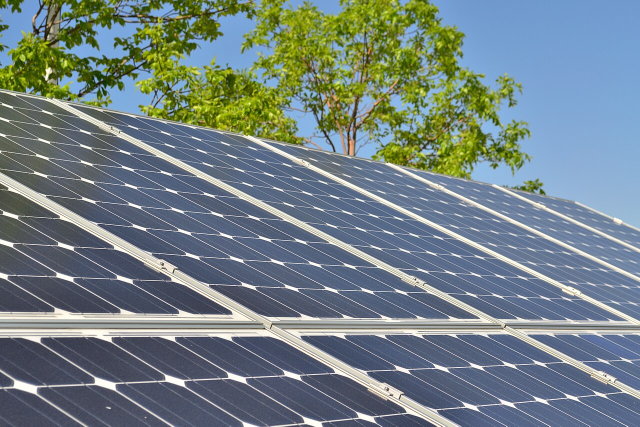
#> input picture eval/dataset/base/panel_front_closeup.jpg, 1280 x 853 px (shown at 1/2 size); its folder holds 8 pictures in this run
$ python make_demo_images.py
#> lines starting #> are read from the running program, lines starting #| are printed output that depends on the picture; after the words box and inside, x2 and y2 are one past the last pixel; in counts of white or black regions, pixels touching at a corner belong together
### eval/scenarios.py
import json
from pathlib import Path

import cv2

from services.perception import panels

DATASET = Path(__file__).parent / "dataset"
MAX_SIDE = 800
BBOX_LESIONS = ("crack_at", "hotspot_at", "delamination_at", "faint_spot_at")
CELL_LESIONS = ("with_crack", "with_hotspot", "with_delamination", "with_faint_spot")


def load(path=None):
    return json.loads(Path(path or DATASET / "scenarios.json").read_text())


def _downscale(image):
    height, width = image.shape[:2]
    if max(height, width) <= MAX_SIDE:
        return image
    factor = MAX_SIDE / max(height, width)
    return cv2.resize(image, (int(width * factor), int(height * factor)), interpolation=cv2.INTER_AREA)


def _base(spec):
    if "file" in spec:
        image = cv2.imread(str(DATASET / "base" / spec["file"]))
        if image is None:
            raise FileNotFoundError(f"base photo missing or undecodable: {spec['file']}")
        return _downscale(image)
    if "foreign" in spec:
        return panels.foreign_panel()
    return panels.solar_panel(**spec.get("synthetic", {}))


# [15 lines left out: functions _to_bbox, _altered_region, not called in this run]


def _apply(image, steps):
    truth = None
    for name, kwargs in steps:
        kwargs = dict(kwargs)
        if "region" in kwargs:
            kwargs["bbox"] = _to_bbox(kwargs.pop("region"), image.shape)
        if name in BBOX_LESIONS:
            truth = _altered_region(name, kwargs["bbox"])
        elif name in CELL_LESIONS:
            truth = _altered_region(name, panels.cell_bbox(kwargs["row"], kwargs["col"]))
        image = getattr(panels, name)(image, **kwargs)
    return image, truth


def materialise(scenario):
    baseline, _ = _apply(_base(scenario["base"]), scenario.get("baseline", ()))
    start = _base(scenario["capture_base"]) if "capture_base" in scenario else baseline
    capture, truth = _apply(start, scenario["capture"])
    return baseline, capture, truth

### services/perception/panels.py
import cv2
import numpy as np

ROWS, COLS, CELL, BORDER = 6, 10, 60, 20
FAINT_SPOT_FRACTION = 0.35
HOTSPOT_RADIUS_FRACTION = 1 / 3


def solar_panel(seed: int = 0, rows: int = ROWS, cols: int = COLS, cell: int = CELL) -> np.ndarray:
    rng = np.random.default_rng(seed)
    height, width = rows * cell + 2 * BORDER, cols * cell + 2 * BORDER
    panel: np.ndarray = np.full((height, width, 3), 90, np.uint8)
    for row in range(rows):
        for col in range(cols):
            y, x = BORDER + row * cell, BORDER + col * cell
            tone = int(rng.integers(55, 75))
            panel[y + 3 : y + cell - 3, x + 3 : x + cell - 3] = (tone + 30, tone + 10, tone - 20)
            panel[y + 3 : y + cell - 3, x + cell // 2 - 1 : x + cell // 2 + 1] = 200
    panel = cv2.GaussianBlur(panel, (3, 3), 0)
    noise = rng.integers(-8, 8, panel.shape, dtype=np.int16)
    return np.clip(panel.astype(np.int16) + noise, 0, 255).astype(np.uint8)


def foreign_panel() -> np.ndarray:
    return solar_panel(seed=99, rows=4, cols=7, cell=80)


def cell_bbox(row: int, col: int, cell: int = CELL) -> tuple[int, int, int, int]:
    return BORDER + col * cell + 3, BORDER + row * cell + 3, cell - 6, cell - 6


def centre(bbox: tuple[int, int, int, int]) -> tuple[int, int]:
    x, y, width, height = bbox
    return x + width // 2, y + height // 2


def contains(bbox: tuple[int, int, int, int], point: tuple[int, int]) -> bool:
    x, y, width, height = bbox
    return x <= point[0] < x + width and y <= point[1] < y + height


# [29 lines left out: functions crack_at, hotspot_at, delamination_at, faint_spot_at, not called in this run]


def with_crack(panel: np.ndarray, row: int, col: int) -> np.ndarray:
    return crack_at(panel, cell_bbox(row, col))


def with_hotspot(panel: np.ndarray, row: int, col: int) -> np.ndarray:
    return hotspot_at(panel, cell_bbox(row, col))


def with_delamination(panel: np.ndarray, row: int, col: int) -> np.ndarray:
    return delamination_at(panel, cell_bbox(row, col))


def with_faint_spot(panel: np.ndarray, row: int, col: int, delta: int = 22) -> np.ndarray:
    return faint_spot_at(panel, cell_bbox(row, col), delta)


# [6 lines left out: function with_soiling, not called in this run]


def blurred(panel: np.ndarray) -> np.ndarray:
    return cv2.GaussianBlur(panel, (21, 21), 0)


def overexposed(panel: np.ndarray) -> np.ndarray:
    return cv2.convertScaleAbs(panel, alpha=2.6, beta=90)


# [6 lines left out: function partial_frame, not called in this run]


def shifted(panel: np.ndarray, dx: int = 12, dy: int = -7, angle: float = 6.0, scale: float = 1.03):
    height, width = panel.shape[:2]
    matrix = cv2.getRotationMatrix2D((width / 2, height / 2), angle, scale)
    matrix[0, 2] += dx
    matrix[1, 2] += dy
    return cv2.warpAffine(panel, matrix, (width, height), borderValue=(90, 90, 90))

### video/make_demo_images.py
from pathlib import Path

import cv2
import numpy as np

from eval import scenarios
from services.perception import panels

OUT = Path(__file__).parent / "img"
SAMPLES = Path(__file__).parents[1] / "services" / "ui" / "static"


def _soft_mask(shape, bbox, seed):
    height, width = shape[:2]
    x, y, box_width, box_height = bbox
    rng = np.random.default_rng(seed)
    mask = np.zeros((height, width), np.float32)
    centre = (x + box_width // 2, y + box_height // 2)
    for _ in range(5):
        offset = rng.normal(0, 0.1, 2) * (box_width, box_height)
        axes = (int(box_width * rng.uniform(0.22, 0.42)), int(box_height * rng.uniform(0.22, 0.42)))
        point = (int(centre[0] + offset[0]), int(centre[1] + offset[1]))
        cv2.ellipse(mask, point, axes, rng.uniform(0, 180), 0, 360, 1.0, -1)
    blur = max(3, (box_width // 4) | 1)
    return cv2.GaussianBlur(mask, (blur, blur), 0)[..., None]


def glow(image, bbox, seed=7):
    mask = _soft_mask(image.shape, bbox, seed)
    grain = np.random.default_rng(seed).normal(0, 10, image.shape[:2])[..., None]
    milky = np.clip(np.array([205, 225, 232], np.float32) + grain, 0, 255)
    blended = image.astype(np.float32) * (1 - 0.65 * mask) + milky * (0.65 * mask)
    return blended.astype(np.uint8)


def yellowing(image, bbox, seed=23):
    mask = _soft_mask(image.shape, bbox, seed)
    grain = np.random.default_rng(seed).normal(0, 8, image.shape[:2])[..., None]
    amber = np.clip(np.array([20, 170, 240], np.float32) + grain, 0, 255)
    blended = image.astype(np.float32) * (1 - 0.9 * mask) + amber * (0.9 * mask)
    return blended.astype(np.uint8)


def shatter(image, bbox, seed=99):
    rng = np.random.default_rng(seed)
    x, y, box_width, box_height = bbox
    centre = np.array([x + box_width / 2, y + box_height / 2])
    reach = max(box_width, box_height) * 0.85
    halo = np.zeros(image.shape[:2], np.float32)
    cv2.circle(halo, tuple(int(v) for v in centre), int(reach * 0.75), 1.0, -1)
    halo = cv2.GaussianBlur(halo, (0, 0), reach * 0.1)[..., None]
    lines = np.zeros(image.shape[:2], np.uint8)
    spokes = []
    for index in range(int(rng.integers(7, 10))):
        angle = index * 2 * np.pi / 8 + rng.normal(0, 0.25)
        length = reach * rng.uniform(0.6, 1.0)
        points = [centre.copy()]
        for _ in range(4):
            angle += rng.normal(0, 0.12)
            points.append(points[-1] + length / 4 * np.array([np.cos(angle), np.sin(angle)]))
        spokes.append(points)
        cv2.polylines(lines, [np.array(points, np.int32)], False, 255, 2, cv2.LINE_AA)
    for ring in (2, 3):
        for left, right in zip(spokes, spokes[1:] + spokes[:1]):
            if rng.random() < 0.75:
                a, b = left[ring], right[ring]
                bend = (a + b) / 2 + rng.normal(0, reach * 0.03, 2)
                cv2.polylines(lines, [np.array([a, bend, b], np.int32)], False, 255, 1, cv2.LINE_AA)
    strokes = (lines.astype(np.float32) / 255)[..., None]
    edge = np.roll(strokes, (1, 1), axis=(0, 1)) * (1 - strokes)
    grain = rng.normal(0, 12, image.shape[:2])[..., None]
    crushed = np.clip(np.array([10, 11, 14], np.float32) + grain, 0, 255)
    cracked = image.astype(np.float32)
    cracked = cracked * (1 - 0.95 * halo) + crushed * (0.95 * halo)
    cracked = cracked * (1 - 0.9 * strokes) + 12 * (0.9 * strokes)
    cracked = cracked * (1 - 0.4 * edge) + 200 * (0.4 * edge)
    return np.clip(cracked, 0, 255).astype(np.uint8)


# [30 lines left out: function fissure, not called in this run]


def rust(image, bbox, seed=31):
    rng = np.random.default_rng(seed)
    shape = image.shape[:2]
    x, y, box_width, box_height = bbox
    blotch = cv2.GaussianBlur(rng.normal(0, 1, shape).astype(np.float32), (0, 0), box_width / 10)
    blotch = (blotch - blotch.min()) / (blotch.max() - blotch.min())
    mask = _soft_mask(image.shape, bbox, seed)[..., 0] * np.clip(blotch * 2.4 - 0.3, 0, 1)
    streaks = np.zeros(shape, np.float32)
    for _ in range(9):
        top = (int(x + box_width * rng.uniform(0.2, 0.8)), int(y + box_height * rng.uniform(0.4, 0.7)))
        bottom = (top[0] + int(rng.normal(0, 2)), top[1] + int(box_height * rng.uniform(0.6, 1.4)))
        cv2.line(streaks, top, bottom, rng.uniform(0.4, 0.8), int(rng.integers(2, 5)), cv2.LINE_AA)
    fade = np.clip(1 - (np.arange(shape[0]) - y - box_height * 0.5) / (box_height * 1.6), 0, 1)[:, None]
    streaks = cv2.GaussianBlur(streaks, (0, 0), 1.5) * fade
    mask = np.clip(np.maximum(mask, streaks), 0, 1)[..., None]
    tone = blotch[..., None]
    dark, orange = np.array([18, 38, 85], np.float32), np.array([30, 95, 175], np.float32)
    grain = rng.normal(0, 12, shape)[..., None]
    oxide = np.clip(dark * tone + orange * (1 - tone) + grain, 0, 255)
    blended = image.astype(np.float32) * (1 - 0.85 * mask) + oxide * (0.85 * mask)
    return blended.astype(np.uint8)


GROUPS = (
    ("sample", "panel_front_closeup.jpg", (shatter, [0.42, 0.42, 0.12, 0.12]), 99),
    ("sample-b", "array_hannover_roof.jpg", (glow, [0.55, 0.75, 0.1, 0.1]), 7),
    ("sample-c", "array_rooftop.jpg", (yellowing, [0.55, 0.62, 0.12, 0.12]), 23),
    ("sample-d", "steel_fire_tank.jpg", (rust, [0.49, 0.4, 0.15, 0.16]), 31),
    ("sample-e", "concrete_wall.jpg", (fissure, [0.18, 0.2, 0.18, 0.55]), 41),
)


def group(base: str, defect: tuple, seed: int):
    step, region = defect
    if isinstance(step, str):
        spec = {"base": {"file": base}, "capture": [[step, {"region": region}], ["shifted", {}]]}
        baseline, capture, _ = scenarios.materialise(spec)
    else:
        baseline, _, _ = scenarios.materialise({"base": {"file": base}, "capture": []})
        height, width = baseline.shape[:2]
        x, y, box_width, box_height = region
        bbox = (int(x * width), int(y * height), int(box_width * width), int(box_height * height))
        capture = panels.shifted(step(baseline, bbox))
    foreign = panels.solar_panel(seed=seed, rows=4, cols=7, cell=80)
    return baseline, panels.blurred(baseline), capture, foreign


def main():
    OUT.mkdir(exist_ok=True)
    written = []
    for prefix, base, defect, seed in GROUPS:
        baseline, blurred, capture, foreign = group(base, defect, seed)
#> in _base, image is the input picture: shape (853, 1280, 3); mean B, G, R 132.8, 128.9, 114.1
#> in shatter, `cv2.circle(halo, tuple(int(v) for v in centre), int(reach * 0.75), 1.0..`:
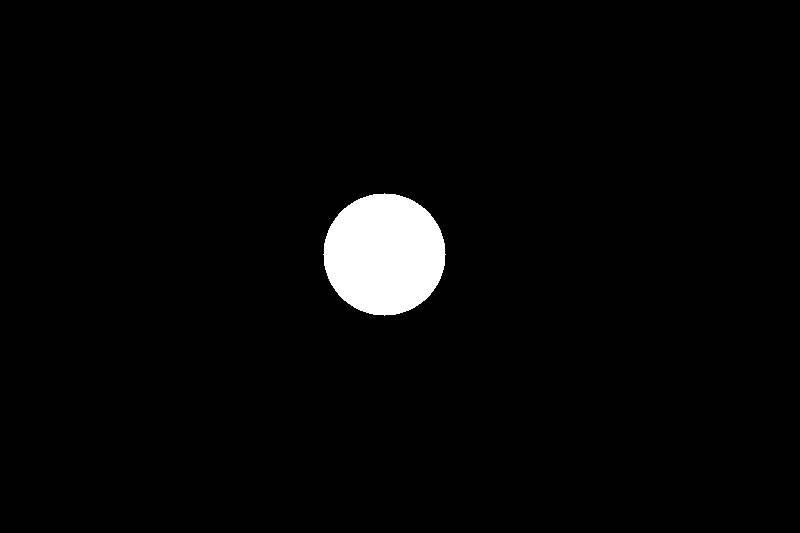
#> halo: shape (533, 800) float32; values 0 (black) and 1 (white), 2.7% white; 1 white region, box (x1, y1, x2, y2) and area: (323, 193, 446, 316) 11681
#> after the loop in shatter, `for index in range(int(rng.integers(7, 10))):`:
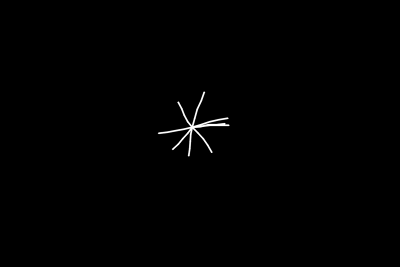
#> lines: shape (533, 800) (shown at 1/2 size); min 0, max 255, mean 1.1
#> after the loop in shatter, `for ring in (2, 3):`:
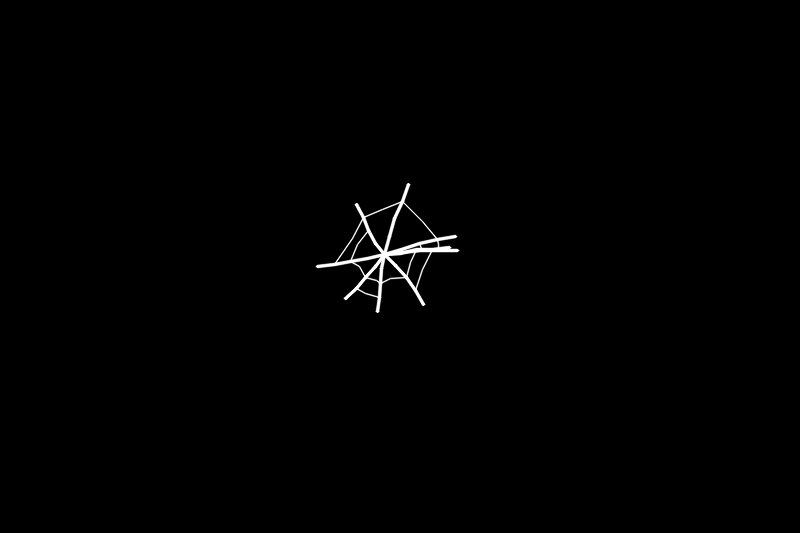
#> lines: shape (533, 800); 0.21% of pixels changed, all inside (x1, y1, x2, y2) = (334, 201, 440, 298)
#> in shatter, `cracked = cracked * (1 - 0.95 * halo) + crushed * (0.95 * halo)`:
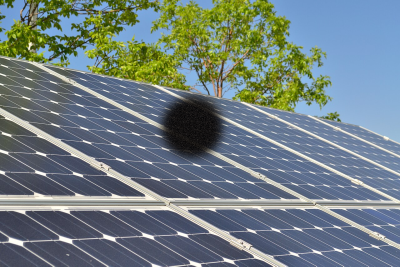
#> cracked: shape (533, 800, 3) float64 (shown at 1/2 size); mean of channels 0, 1, 2 129.4, 126, 111.6; drawn as B, G, R
#> in shifted, `height, width = panel.shape[:2]`: height = 533; width = 800
#> in shifted, `matrix = cv2.getRotationMatrix2D((width / 2, height / 2), angle, scale)`: matrix = [[1.02, 0.108, -38.44], [-0.108, 1.02, 36.57]]
#> in shifted, `return cv2.warpAffine(panel, matrix, (width, height), borderValue=(90,..`:
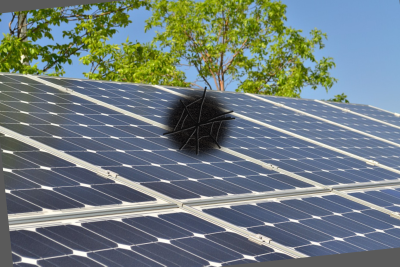
#> returned value: shape (533, 800, 3) (shown at 1/2 size); mean of channels 0, 1, 2 125.9, 124, 110.8; drawn as B, G, R
#> after the loop in solar_panel, `for row in range(rows):`:
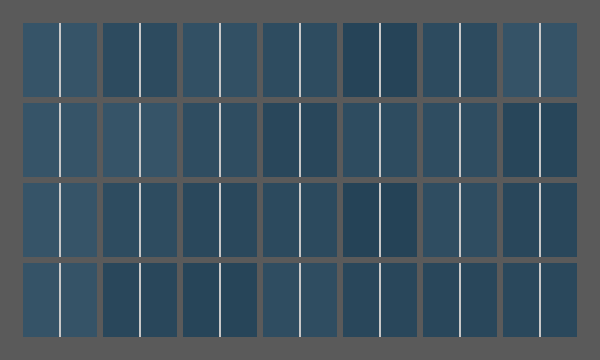
#> panel: shape (360, 600, 3); mean of channels 0, 1, 2 95.9, 82.1, 61.4; drawn as B, G, R
#> in blurred, `return cv2.GaussianBlur(panel, (21, 21), 0)`:
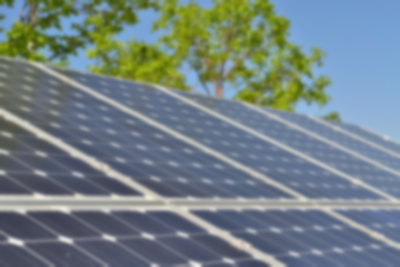
#> returned value: shape (533, 800, 3) (shown at 1/2 size); mean of channels 0, 1, 2 132.8, 128.9, 114.1; drawn as B, G, R
        written += [
            (SAMPLES / f"{prefix}-baseline.png", baseline),
            (SAMPLES / f"{prefix}-blurred.png", blurred),
            (SAMPLES / f"{prefix}-defect.png", capture),
            (SAMPLES / f"{prefix}-foreign.png", foreign),
        ]
        if prefix == "sample":
            written += [
                (OUT / "1-blurred.png", blurred),
                (OUT / "2-baseline.png", baseline),
                (OUT / "3-defect.png", capture),
            ]
#> pass 2 of the loop in main, `for prefix, base, defect, seed in GROUPS:`:
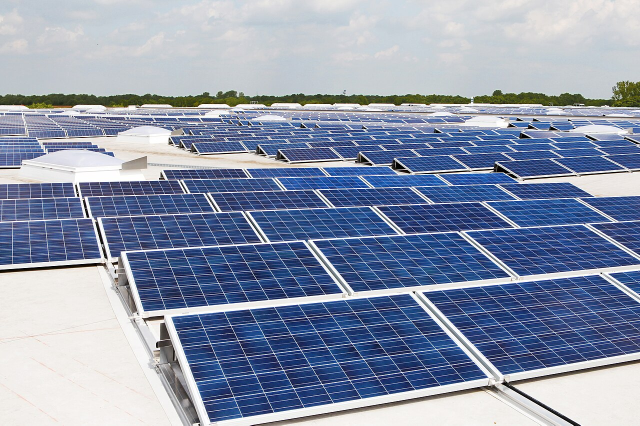
#> input picture eval/dataset/base/array_hannover_roof.jpg, 1280 x 851 px (shown at 1/2 size)
#> in _base, image is the input picture: shape (851, 1280, 3); mean B, G, R 171.9, 149.8, 139.1
#> after the loop in _soft_mask, `for _ in range(5):`:
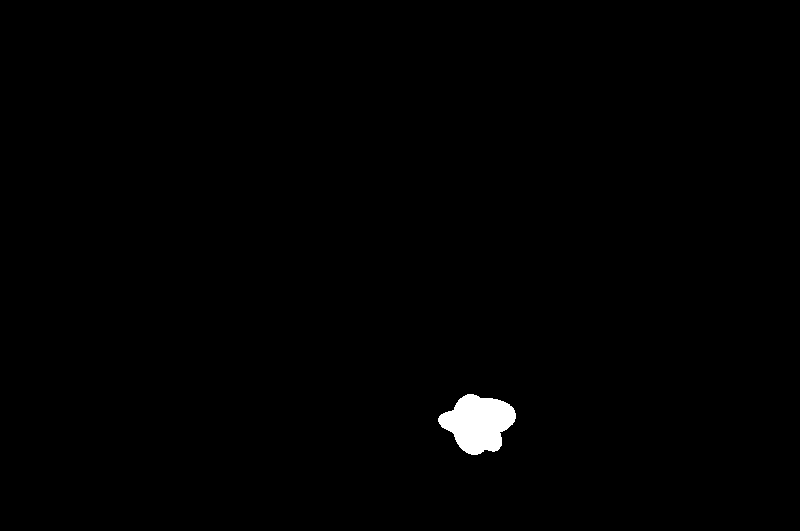
#> mask: shape (531, 800) float32; values 0 (black) and 1 (white), 0.73% white; 1 white region, box (x1, y1, x2, y2) and area: (438, 394, 516, 455) 3104
#> in blurred (call 2), `return cv2.GaussianBlur(panel, (21, 21), 0)`:
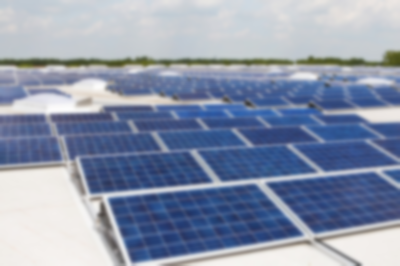
#> returned value: shape (531, 800, 3) (shown at 1/2 size); mean of channels 0, 1, 2 171.9, 149.8, 139.1; drawn as B, G, R
#> pass 3 of the loop in main, `for prefix, base, defect, seed in GROUPS:`:
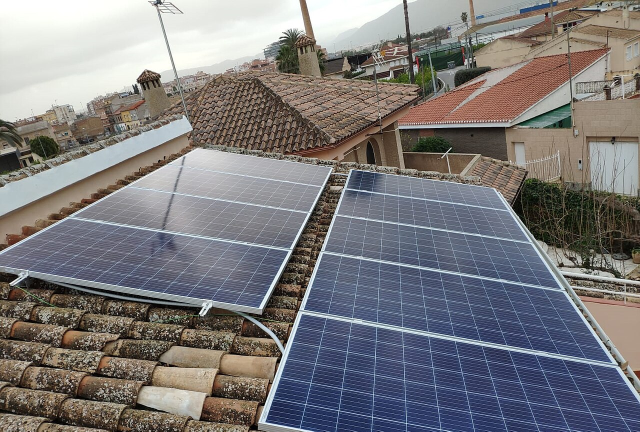
#> input picture eval/dataset/base/array_rooftop.jpg, 1280 x 863 px (shown at 1/2 size)
#> in _base, image is the input picture: shape (863, 1280, 3); mean B, G, R 123.2, 121.5, 123.5
#> after the loop in _soft_mask (call 2), `for _ in range(5):`:
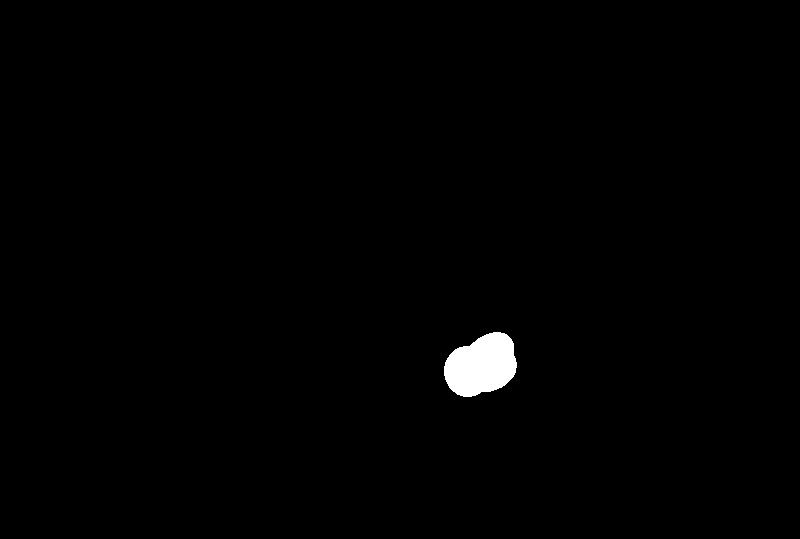
#> mask: shape (539, 800) float32; values 0 (black) and 1 (white), 0.8% white; 1 white region, box (x1, y1, x2, y2) and area: (444, 332, 517, 397) 3462
#> in blurred (call 3), `return cv2.GaussianBlur(panel, (21, 21), 0)`:
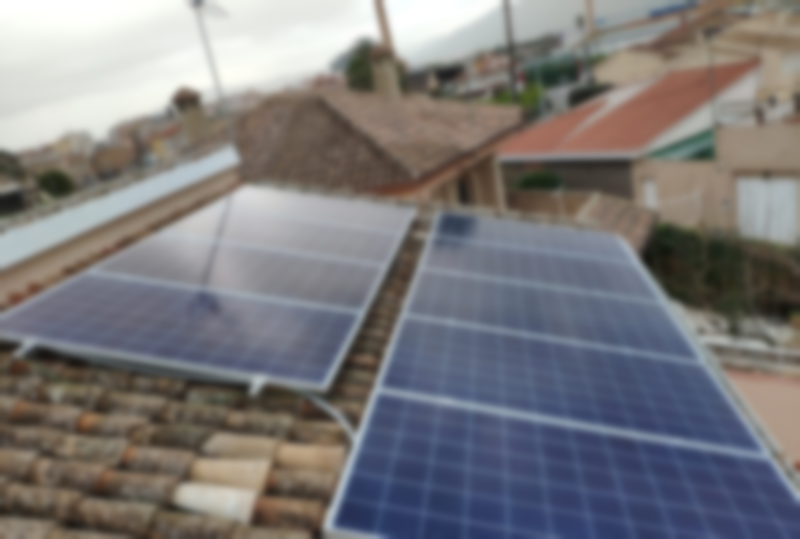
#> returned value: shape (539, 800, 3); mean of channels 0, 1, 2 123.2, 121.5, 123.5; drawn as B, G, R
#> the loop made 5 passes; the first 3 are shown
    for path, image in written:
        cv2.imwrite(str(path), image)
        print(path.name, image.shape)


if __name__ == "__main__":
#> (the run stopped early here; a loop or call above may not have finished)
